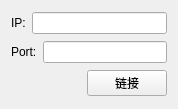
<?xml version="1.0" encoding="UTF-8"?>
<ui version="4.0">
 <class>mylink</class>
 <widget class="QWidget" name="mylink">
  <property name="geometry">
   <rect>
    <x>0</x>
    <y>0</y>
    <width>178</width>
    <height>109</height>
   </rect>
  </property>
  <property name="minimumSize">
   <size>
    <width>178</width>
    <height>109</height>
   </size>
  </property>
  <property name="maximumSize">
   <size>
    <width>178</width>
    <height>109</height>
   </size>
  </property>
  <property name="windowTitle">
   <string>Form</string>
  </property>
  <layout class="QGridLayout" name="gridLayout">
   <item row="0" column="0">
    <layout class="QHBoxLayout" name="horizontalLayout">
     <item>
      <widget class="QLabel" name="label_ip">
       <property name="text">
        <string>IP:</string>
       </property>
      </widget>
     </item>
     <item>
      <widget class="QLineEdit" name="lineEdit_ip"/>
     </item>
    </layout>
   </item>
   <item row="1" column="0">
    <layout class="QHBoxLayout" name="horizontalLayout_2">
     <item>
      <widget class="QLabel" name="label_port">
       <property name="text">
        <string>Port:</string>
       </property>
      </widget>
     </item>
     <item>
      <widget class="QLineEdit" name="lineEdit_port"/>
     </item>
    </layout>
   </item>
   <item row="2" column="0">
    <layout class="QHBoxLayout" name="horizontalLayout_3">
     <item>
      <spacer name="horizontalSpacer">
       <property name="orientation">
        <enum>Qt::Horizontal</enum>
       </property>
       <property name="sizeHint" stdset="0">
        <size>
         <width>40</width>
         <height>20</height>
        </size>
       </property>
      </spacer>
     </item>
     <item>
      <widget class="QPushButton" name="pushButton_link">
       <property name="text">
        <string>链接</string>
       </property>
      </widget>
     </item>
    </layout>
   </item>
  </layout>
 </widget>
 <resources/>
 <connections/>
</ui>
